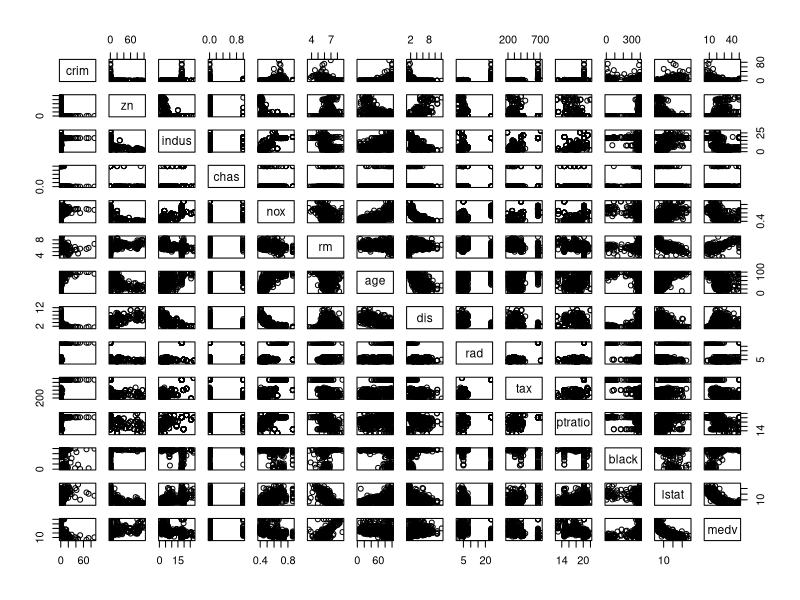
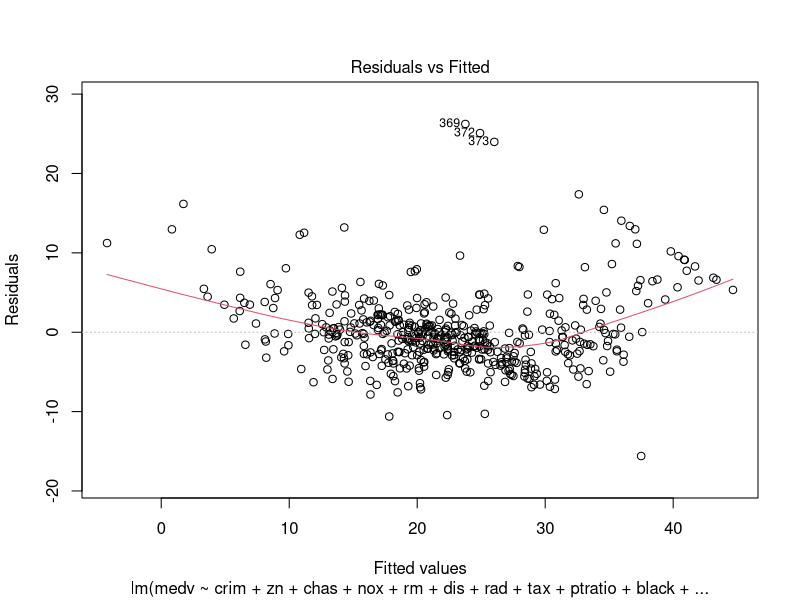
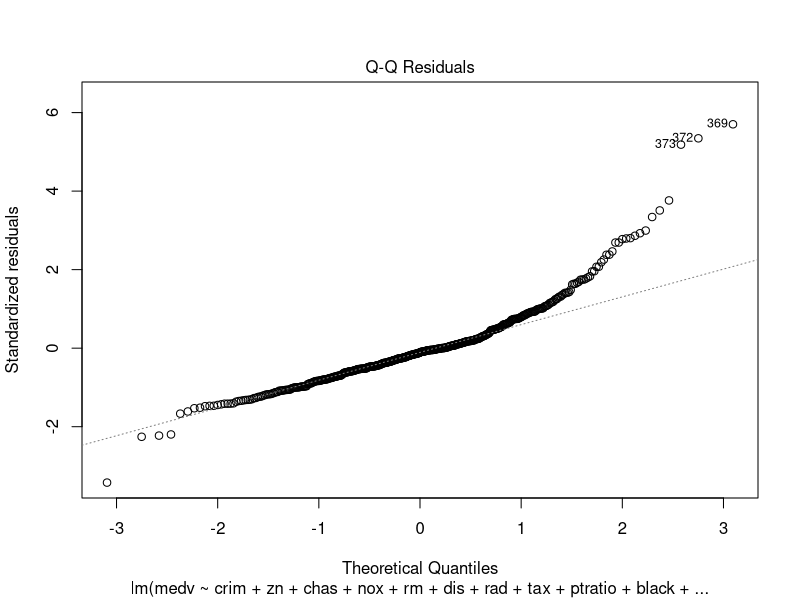
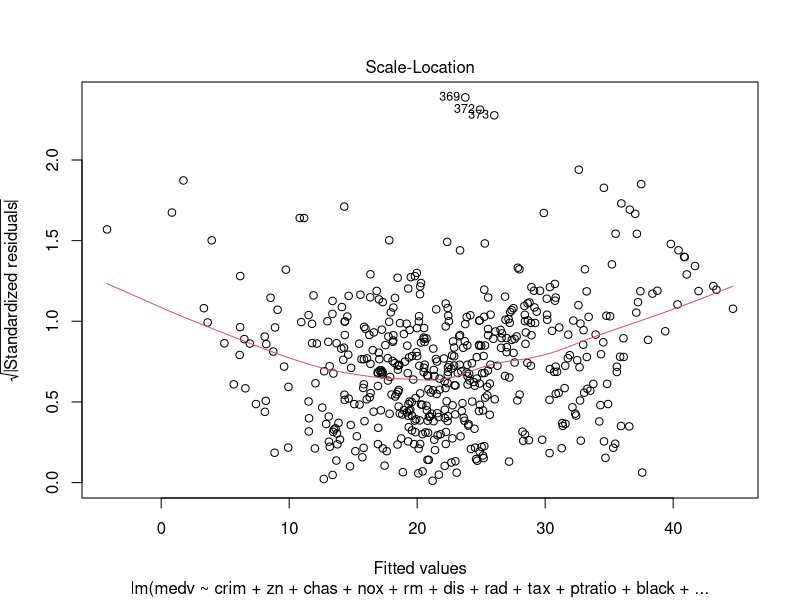
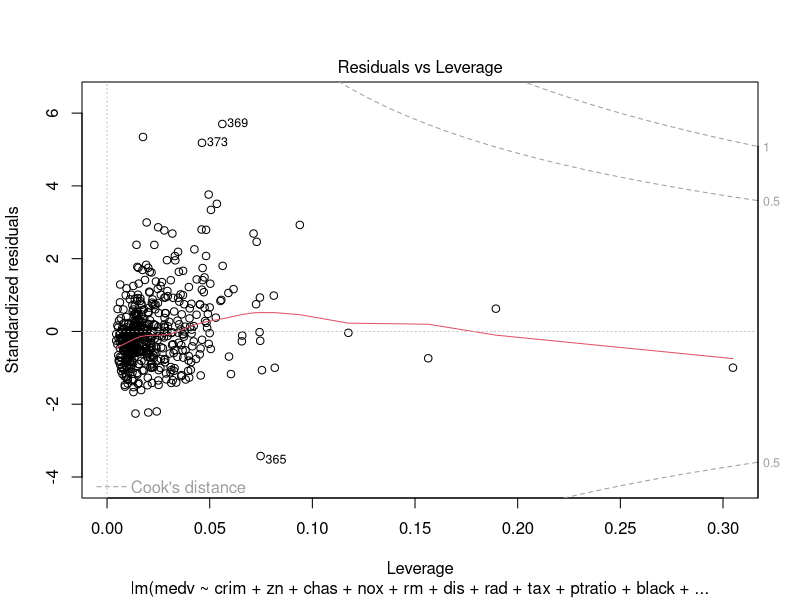
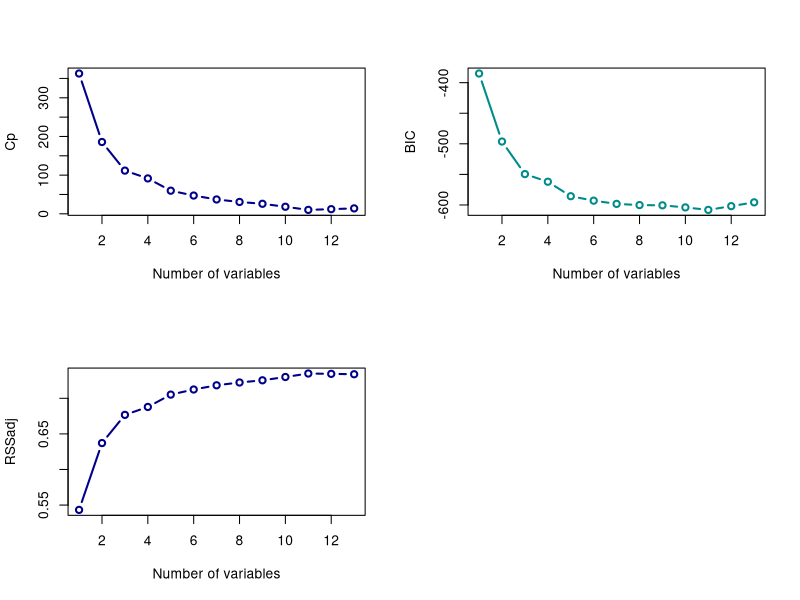
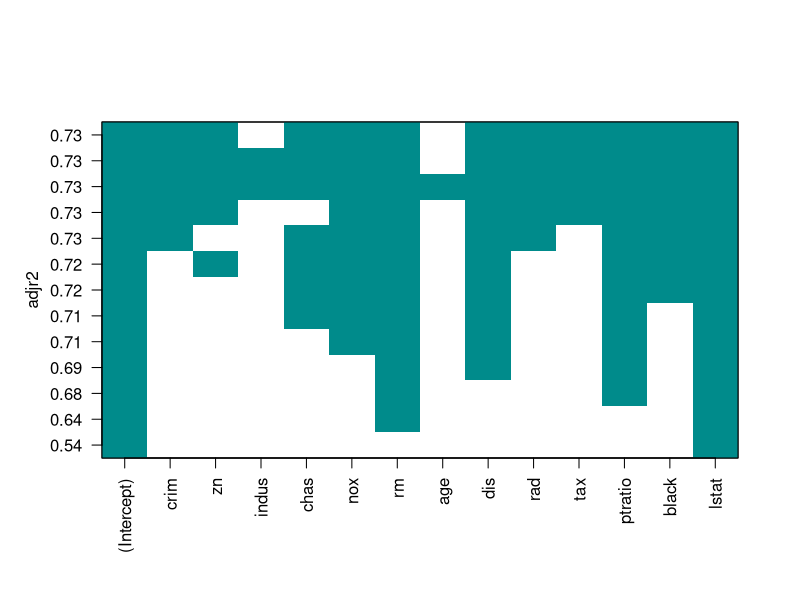
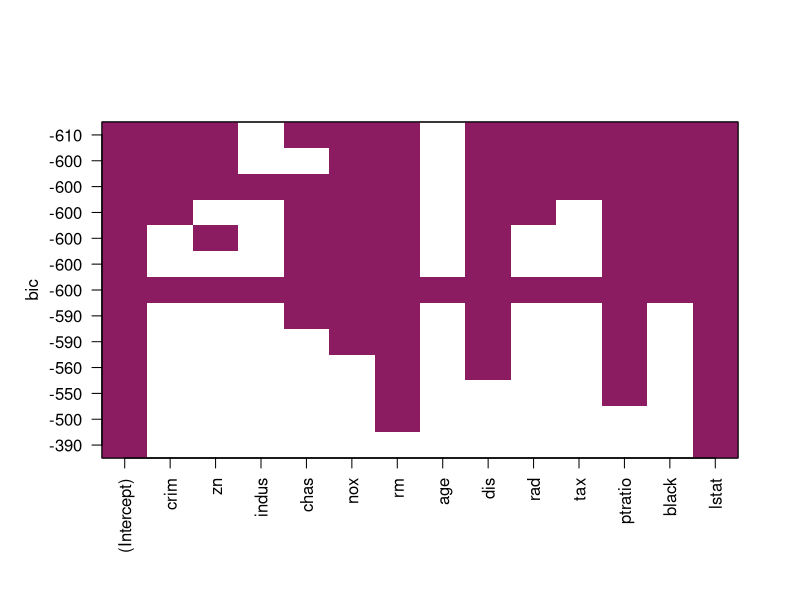

These figures' R source, in order: (Note: this script raises an error after producing the figures.)
##### Multiple Regression Chap 3 ISL

## Install packages
#install.packages("leaps");install.packages("car");
#install.packages("glmnet"); install.packages("plotmo")
## load libraries
require(MASS);require(car)#para el vif
require(glmnet)#lasso y ridge
require(leaps)#subset selection, Cp, AIC, BIC
###### Data
data("Boston")
names(Boston)
# medv=median house value
attach(Boston)
pairs(Boston)
modelo1=lm(medv~.,data=Boston) 
summary(modelo1)
vif(modelo1)
modelo2=update(modelo1,~.-tax)
summary(modelo2)
modelo3=update(modelo1,~.-age)
summary(modelo3)
saic=stepAIC(modelo1)
plot(saic)

######### seleccion de modelos 
fit.full=regsubsets(medv~.,data=Boston) 
summary(fit.full) #max 8 predictors , change it with nvmax=...
summary.fit.full=summary(fit.full)
names(summary.fit.full)
summary.fit.full$cp # proportional to AIC
summary.fit.full$bic
summary.fit.full$adjr2
## All criteria choose model 8

fit.full.larger=regsubsets(medv~.,data=Boston,nvmax=13) 
summary.fit.full.larger=summary(fit.full.larger)
summary.fit.full.larger$cp  #mod 11
summary.fit.full.larger$bic #mod 11
summary.fit.full.larger$adjr2 #mod 11

par(mfrow=c(2,2))
plot(summary.fit.full.larger$cp,xlab="Number of variables",ylab="Cp", type="b",col="darkblue",lwd=2)
plot(summary.fit.full.larger$bic,xlab="Number of variables",ylab="BIC", type="b",col="darkcyan",lwd=2)
plot(summary.fit.full.larger$adjr2,xlab="Number of variables",ylab="RSSadj", type="b",col="darkblue",lwd=2)

### a particular plot from regsubsets:
par(mfrow=c(1,1))
#squares indicate which variable is present
plot(fit.full.larger, scale="adjr2", col="darkcyan")
plot(fit.full.larger, scale="bic", col="maroon4")
plot(fit.full.larger, scale="Cp", col="dodgerblue2")

###### forward selection
forward=regsubsets(medv~.,data=Boston,nvmax=13,method="forward") 
summary(forward)

######### how do we choose????? Cross-validation (later)

########## LASSO  lambda is chosen wirh CV as well...  train/validate
## in order to split the data, put iyt in vector Y matrix X
library(plotmo) # for plot_glmnet
set.seed(115)
x=model.matrix(medv~.,data=Boston)[,-1]
y=Boston$medv
train=sample(1:nrow(x),nrow(x)/2)
test=(-train)
y.test=y[test]
lasso.mod=glmnet(x[train,], y[train],alpha=1,standardize=TRUE)
plot_glmnet(lasso.mod, label=TRUE,lwd=2)

cv.out =cv.glmnet (x[train ,],y[train],alpha =1)
plot(cv.out)
bestlam =cv.out$lambda.min;bestlam
lasso.pred=predict (lasso.mod ,s=bestlam ,newx=x[test ,])
mean(( lasso.pred -y.test)^2)

out=glmnet (x,y,alpha =1) #### with all data
lasso.coef=predict (out,type="coefficients",s=bestlam )[1:13,]
lasso.coef

#### other training proportion
train2=sample(1:nrow(x),2*nrow(x)/3)
test2=(-train2)
y2.test=y[test2]
cv.out =cv.glmnet (x[train2,],y[train2],alpha =1)
plot(cv.out)
bestlam =cv.out$lambda.min;bestlam
out=glmnet (x,y,alpha =1) #### with all data
lasso.coef=predict (out,type="coefficients",s=bestlam )[1:13,]
lasso.coef
############### mtcars  (far away from "big" data)
data(mtcars)
correlations=cor(mtcars)
round(correlations,2)
modelo=lm(mpg~., data=mtcars)
anova(modelo)
x=as.matrix(mtcars[-1])
y=mtcars[,1]
mod=glmnet(x,y,standardize=T,alpha=1)
plot.glmnet(mod,label=T,lwd=2)

mod=glmnet(as.matrix(x),y,standardize=T,alpha=1)
plot_glmnet(mod, label=T, lwd=2, xvar="norm")                             # default colors
plot_glmnet(mod, label=5)                    # label the 5 biggest final coefs

######choosing lambda

train=sample(1:nrow(x),nrow(x)*0.66)
test=(-train)
y.test=y[test]
cv.out =cv.glmnet (as.matrix(x[train,]),y[train],alpha =1,nfold=5)
plot(cv.out) # dotted line on the left min cv-error, right error within 1 stdev from min
bestlam =cv.out$lambda.min;bestlam
out=glmnet(as.matrix(x),y,alpha =1) #### with all data, no standarization
lasso.coef=predict (out,type="coefficients",s=bestlam )[1:11,]
lasso.coef


####################### large p
set.seed(19874)
n <- 1000    # Number of observations
p <- 5000     # Number of predictors included in model
real_p <- 1500  # Number of true predictors
x <- matrix(rnorm(n*p), nrow=n, ncol=p)
y <- apply(x[,1:real_p], 1, sum) + rnorm(n)

# Split data into train and test sets
train_rows <- sample(1:n, .66*n)
x.train <- x[train_rows, ]
x.test <- x[-train_rows, ]

y.train <- y[train_rows]
y.test <- y[-train_rows]

fit.lasso <- glmnet(x.train, y.train, family="gaussian", alpha=1)
fit.lasso.cv <- cv.glmnet(x.train, y.train, type.measure="mse", alpha=1,family="gaussian")
bestlam =fit.lasso.cv$lambda.min;bestlam
out=glmnet (x,y,alpha =1) #### with all data
lasso.coef=predict (out,type="coefficients",s=bestlam )[1:5000,]
length(lasso.coef[lasso.coef!=0])
